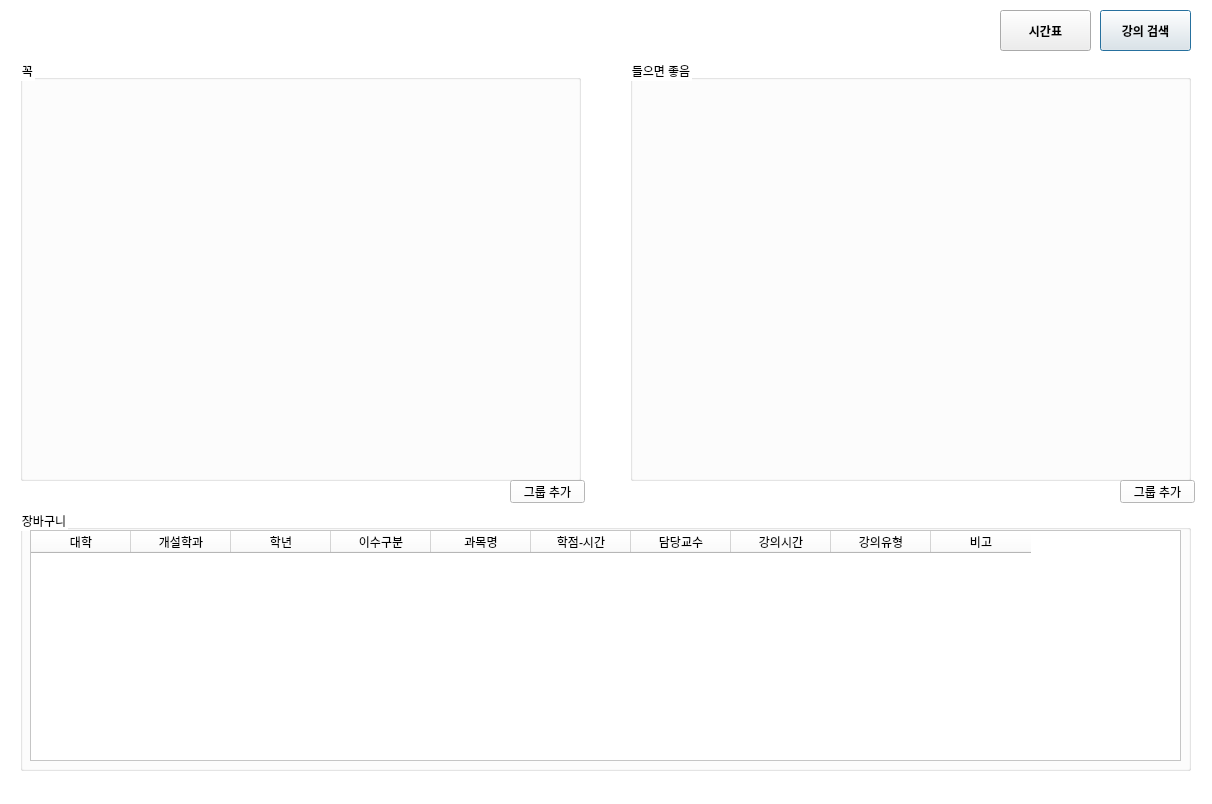
<?xml version="1.0" encoding="UTF-8"?>
<ui version="4.0">
 <class>Dialog</class>
 <widget class="QDialog" name="Dialog">
  <property name="geometry">
   <rect>
    <x>0</x>
    <y>0</y>
    <width>1212</width>
    <height>804</height>
   </rect>
  </property>
  <property name="windowTitle">
   <string>Dialog</string>
  </property>
  <property name="styleSheet">
   <string notr="true">background-color: rgb(255, 255, 255)</string>
  </property>
  <widget class="QPushButton" name="pushButton_2">
   <property name="geometry">
    <rect>
     <x>1100</x>
     <y>10</y>
     <width>91</width>
     <height>41</height>
    </rect>
   </property>
   <property name="font">
    <font>
     <family>Arial</family>
     <weight>75</weight>
     <bold>true</bold>
    </font>
   </property>
   <property name="styleSheet">
    <string notr="true">background-color : rgb(238, 238, 238)</string>
   </property>
   <property name="text">
    <string>강의 검색</string>
   </property>
  </widget>
  <widget class="QPushButton" name="pushButton_1">
   <property name="geometry">
    <rect>
     <x>1000</x>
     <y>10</y>
     <width>91</width>
     <height>41</height>
    </rect>
   </property>
   <property name="font">
    <font>
     <family>Arial</family>
     <weight>75</weight>
     <bold>true</bold>
    </font>
   </property>
   <property name="styleSheet">
    <string notr="true">background-color : rgb(238, 238, 238)</string>
   </property>
   <property name="text">
    <string>시간표</string>
   </property>
  </widget>
  <widget class="QGroupBox" name="groupBox_3">
   <property name="geometry">
    <rect>
     <x>20</x>
     <y>510</y>
     <width>1171</width>
     <height>261</height>
    </rect>
   </property>
   <property name="title">
    <string>장바구니</string>
   </property>
   <widget class="QTableWidget" name="table1">
    <property name="geometry">
     <rect>
      <x>10</x>
      <y>20</y>
      <width>1151</width>
      <height>231</height>
     </rect>
    </property>
    <property name="dragEnabled">
     <bool>true</bool>
    </property>
    <property name="dragDropMode">
     <enum>QAbstractItemView::DragDrop</enum>
    </property>
    <property name="defaultDropAction">
     <enum>Qt::MoveAction</enum>
    </property>
    <property name="gridStyle">
     <enum>Qt::SolidLine</enum>
    </property>
    <property name="sortingEnabled">
     <bool>false</bool>
    </property>
    <property name="rowCount">
     <number>0</number>
    </property>
    <attribute name="horizontalHeaderCascadingSectionResizes">
     <bool>false</bool>
    </attribute>
    <column>
     <property name="text">
      <string>대학</string>
     </property>
     <property name="background">
      <color>
       <red>242</red>
       <green>255</green>
       <blue>255</blue>
      </color>
     </property>
    </column>
    <column>
     <property name="text">
      <string>개설학과</string>
     </property>
    </column>
    <column>
     <property name="text">
      <string>학년</string>
     </property>
    </column>
    <column>
     <property name="text">
      <string>이수구분</string>
     </property>
    </column>
    <column>
     <property name="text">
      <string>과목명</string>
     </property>
    </column>
    <column>
     <property name="text">
      <string>학점-시간</string>
     </property>
    </column>
    <column>
     <property name="text">
      <string>담당교수</string>
     </property>
    </column>
    <column>
     <property name="text">
      <string>강의시간</string>
     </property>
    </column>
    <column>
     <property name="text">
      <string>강의유형</string>
     </property>
    </column>
    <column>
     <property name="text">
      <string>비고</string>
     </property>
    </column>
   </widget>
  </widget>
  <widget class="QGroupBox" name="groupBox_1">
   <property name="geometry">
    <rect>
     <x>20</x>
     <y>60</y>
     <width>561</width>
     <height>421</height>
    </rect>
   </property>
   <property name="layoutDirection">
    <enum>Qt::LeftToRight</enum>
   </property>
   <property name="title">
    <string>꼭</string>
   </property>
  </widget>
  <widget class="QGroupBox" name="groupBox_2">
   <property name="geometry">
    <rect>
     <x>630</x>
     <y>60</y>
     <width>561</width>
     <height>421</height>
    </rect>
   </property>
   <property name="title">
    <string>들으면 좋음</string>
   </property>
  </widget>
  <widget class="QPushButton" name="group1Button">
   <property name="geometry">
    <rect>
     <x>510</x>
     <y>480</y>
     <width>75</width>
     <height>23</height>
    </rect>
   </property>
   <property name="text">
    <string>그룹 추가</string>
   </property>
  </widget>
  <widget class="QPushButton" name="group2Button">
   <property name="geometry">
    <rect>
     <x>1120</x>
     <y>480</y>
     <width>75</width>
     <height>23</height>
    </rect>
   </property>
   <property name="text">
    <string>그룹 추가</string>
   </property>
  </widget>
 </widget>
 <resources/>
 <connections/>
</ui>
